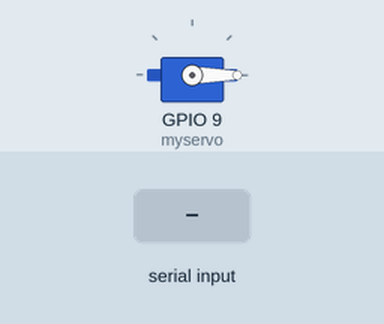
Recording of a sketch running on a simulated ESP32. Shown: servo. The test bench sets the inputs (shaded band). What the sketch prints to the serial monitor is not drawn.

Above: at 1.7 s.
1.8 s: "90,45\n" received over Serial
At 2.2 s:
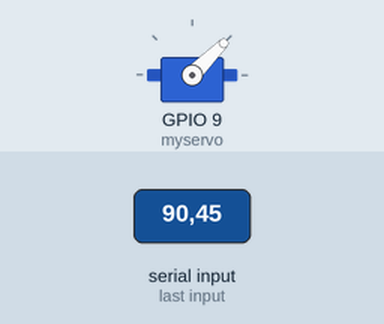
4.3 s: "135\n" received over Serial
At 5.1 s:
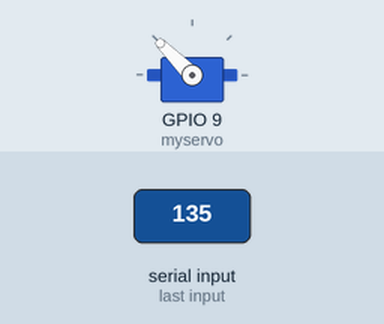
6.8 s: "180\n" received over Serial
At 7.2 s:
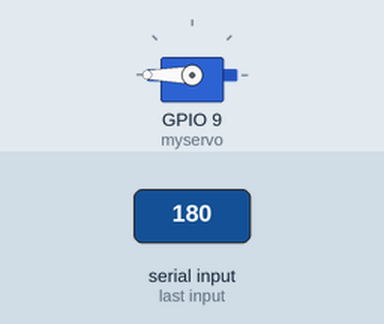
Timing chart, 0 to 9.8 s (numbered marks = the images above; inputs shaded):
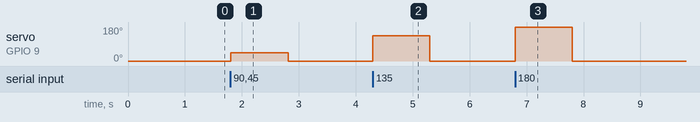

The sketch:

motor_speech.ino
```cpp
#include <ESP32Servo.h>

Servo myservo;

void setup() {
  Serial.begin(9600);
  myservo.attach(9);   // ต่อ Servo ที่ขา 9
  myservo.write(0);    // เริ่มต้นที่ 0°
  delay(500);
  Serial.println("Arduino พร้อมรับคำสั่งมุม 0-180");
}

void loop() {
  if (Serial.available() > 0) {
    int angle = Serial.parseInt();   // อ่านมุมจาก Python
    if (angle == 0 || angle == 45 || angle == 90 || angle == 135 || angle == 180) {
      myservo.write(angle);          // หมุน Servo ไปที่มุม
      Serial.print("✅ หมุนไปที่: ");
      Serial.println(angle);
    } else {
      Serial.println("⚠️ มุมไม่ถูกต้อง (เลือก 0,45,90,135,180 เท่านั้น)");
    }
  }
}
```

Measured:
- after the input at 1.8 s, servo on GPIO 9 (myservo): 0° → 45° at once, → 0° 1.0 s later
- after the input at 4.3 s, servo on GPIO 9 (myservo): 0° → 135° at once, → 0° 1.0 s later
- after the input at 6.8 s, servo on GPIO 9 (myservo): 0° → 180° at once, → 0° 1.0 s later
